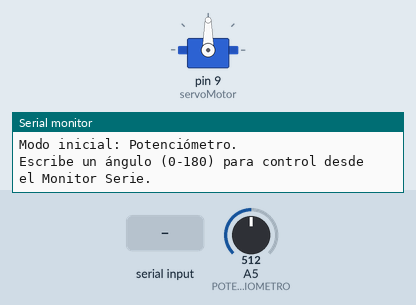
Simulated run of this sketch. Board: Arduino Uno, built with avr-gcc and run on an emulated ATmega328P. On the bench: servo, the last lines printed to the serial monitor. The inputs (shaded band) are chosen by the test bench; at power-on: A5 (POTENCIOMETRO) = 512.

Above: at 1.2 s.
1.3 s: "30,150\n" received over Serial
At 2.1 s:
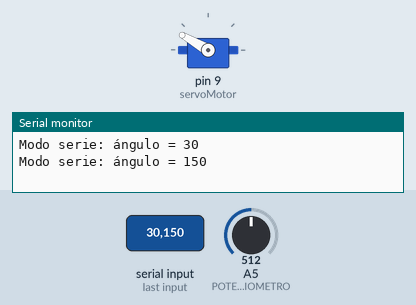
At 3.5 s:
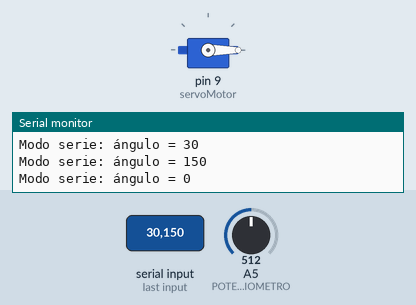
3.8 s: "90,45\n" received over Serial
At 4.6 s:
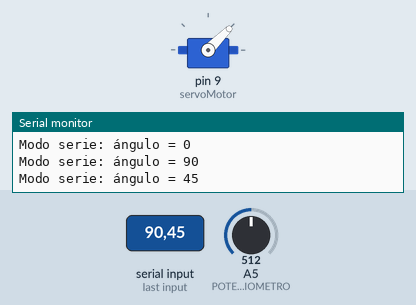
Timing chart, 0 to 11.3 s (numbered marks = the images above; inputs shaded):
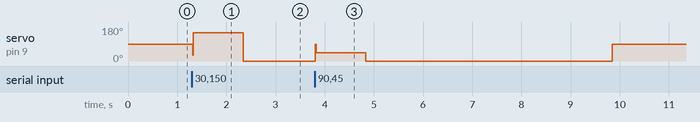

The sketch:

seervo.ino
```cpp
//Lucas Cernadas Martínez

#define POTENCIOMETRO A5
#include <Servo.h>

Servo servoMotor;

int val;
int angulo = 0;
bool modoSerial = false;
unsigned long ultimoTiempoSerie = 0;

void setup() {
  servoMotor.attach(9);
  Serial.begin(9600);
  Serial.println("Modo inicial: Potenciómetro.");
  Serial.println("Escribe un ángulo (0-180) para control desde el Monitor Serie.");
}

void loop() {

  if (Serial.available() > 0) {
    int entrada = Serial.parseInt();
    if (entrada >= 0 && entrada <= 180) {
      angulo = entrada;
      modoSerial = true;
      ultimoTiempoSerie = millis();
      Serial.print("Modo serie: ángulo = ");
      Serial.println(angulo);
    } else {
      Serial.println("Ángulo inválido. Debe estar entre 0 y 180.");
    }
  }


  if (!modoSerial) {
    val = analogRead(POTENCIOMETRO);
    angulo = map(val, 0, 1023, 0, 180);
  }


  servoMotor.write(angulo);
  delay(15);


  if (modoSerial && (millis() - ultimoTiempoSerie > 5000)) {
    modoSerial = false;
    Serial.println("Sin entrada en serie. Volviendo a control por potenciómetro.");
  }
}
```

Measured:
- after the input at 1.3 s, servo on pin 9 (servoMotor): 90° → 150° at once, → 0° 1.0 s later
- after the input at 3.8 s, servo on pin 9 (servoMotor): 0° → 90° after 0.01 s instead of 3.6 s
